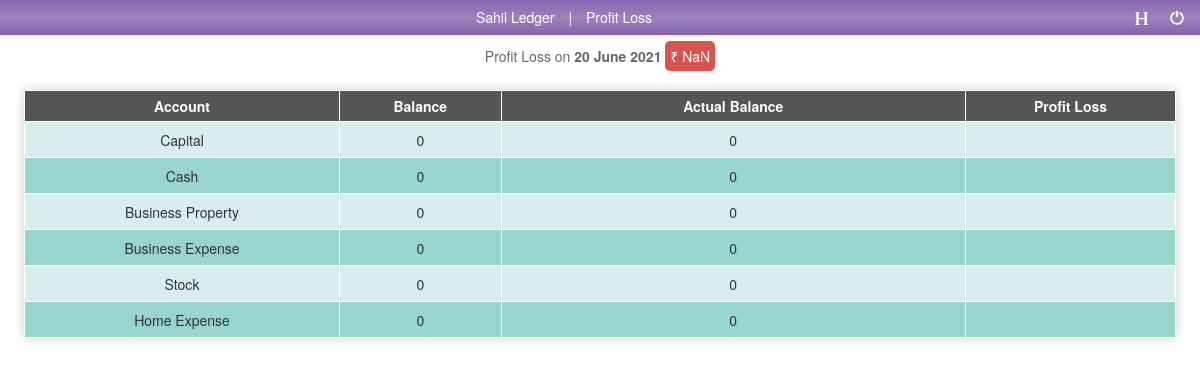
/balance.php (signed in), run on the app's committed database.
### tables this page shows
CREATE TABLE `accounts` (
  `id` int(11) NOT NULL AUTO_INCREMENT,
  `user_id` int(11) NOT NULL,
  `name` varchar(64) NOT NULL,
  `type` varchar(64) NOT NULL,
  `balance` bigint(10) NOT NULL DEFAULT '0',
  PRIMARY KEY (`id`),
  KEY `user_id_idx` (`user_id`),
  CONSTRAINT `user_id` FOREIGN KEY (`user_id`) REFERENCES `users` (`id`) ON DELETE NO ACTION ON UPDATE NO ACTION
);

### services/sessionUtil.php (called while the page is built, shortened)
<?php
include_once "util.php";
function getLoggedInUser($redirect = false) {
    if (isset($_SESSION['userId'])) {
    	$user = array();
    	$user['userId'] = $_SESSION['userId'];
    	$user['userName'] = $_SESSION['userName'];
        return $user;
    } else if ($redirect) {
        return redirect('/login.php');
    }
}
?>

### services/constant.php (called while the page is built)
<?php
$LANG_MAP = array(
	"LEDGER" => array("Ledger", "बही खाता"),
	"PROFIT_LOSS" => array("Profit Loss", "लाभ हानि"),
	"LOGIN" => array("Login", "लॉग इन"),
	"PURCHASE" => array("Purchase", "माल ख़रीदा"),
	"SALE" => array("Sale", "माल बेचा"),
	"DEBIT" => array("Debit", "नाम लिखना"),
	"CREDIT" => array("Credit", "जमा लिखना"),
	"SELECT_USER" => array("Select User", "यूजर चुने"),
	"NEW_ACCOUNT" => array("New Account", "नया खाता"),
	"ACCOUNT_NAME" => array("Name of Account", "खाते का नाम"),
	"ACCOUNT_TYPE" => array("Type of Account", "खाते का प्रकार"),
	"SUBMIT" => array("Submit", "जमा करें"),
	"DESC" => array("Description", "विवरण"),
	"PURCHASE_FROM" => array("Purchase From", "किससे खरीदा"),
	"AMOUNT" => array("Amount", "रकम"),
	"SELL_TO" => array("Sell To", "किसको बेचा"),
	"PAID_TO" => array("Paid To", "किसको रुपए दिए"),
	"PAYMENT_FROM" => array("Payment From", "किससे रुपए लिए"),
	"ACCOUNT" => array("Account", "खाता"),
	"DATE" => array("Date", "तारीख"),
	"BALANCE" => array("Balance", "शेष"),
	"ACTUAL_BALANCE" => array("Actual Balance", "वास्तविक शेष"),
	"UPDATE" => array("Update", "अपडेट"),
	"FROM_ACCOUNT" => array("From Account", "किस खाते से"),
	"TO_ACCOUNT" => array("To Account", "किस खाते में"),
	"DELETE" => array("Delete", "मिटाओ"),
	"CONFIRM_DELETE" => array("Confirm Delete?", "हटाने की पुष्टि करें"),
	"CANCEL" => array("Cancel", "रद्द करें"),
	"TRANSACTION" => array("Transactions", "लेनदेन"),
	"NO_TRANSACTION" => array("No Transactions", "कोई लेनदेन नहीं"),
	"FAC_TRANSACTION" => array("Factory Transactions", "फैक्टरी लेनदेन"),
	"STARTING_CASH" => array("Starting Cash", "शुरू का नकद"),
	"CASH_BALANCE" => array("Cash Balance", "नकदी शेष"),
	"CASH" => array("Cash", "नकद"),
	"FACTORY_EXPENSE" => array("Business Expense", "व्यापार खर्चा"),
	"FACTORY_MALL" => array("Stock", "माल"),
	"FACTORY_PROPERTY" => array("Business Property", "व्यापार संपत्ति"),
	"HOME_EXPENSE" => array("Home Expense", "घर खर्चा"),
	"CAPITAL" => array("Capital", "कैपिटल"),
	"CLIENT" => array("Party", "पार्टी"),
	"PASSWORD" => array("Password", "पासवर्ड")
);
$ACCOUNT_TYPE = array(
	"CLIENT" => "zclient",
	"CASH" => "cash",
	"FACTORY" => "factory",
	"FACTORY_MALL" => "factory_mall",
	"FACTORY_EXPENSE" => "factory_expense",
	"HOME" => "home",
	"CAPITAL" => "capital"
);
?>

### services/util.php (called while the page is built, shortened)
<?php
include_once "constant.php";
function getLangText($key) {
    global $LANG_MAP;
    $lang = 0;
    if (isset($LANG_MAP[$key])) {
        return $LANG_MAP[$key][$lang];
    }
    return $key;
}
?>

### services/mysql.php (called while the page is built, shortened)
<?php
include_once "constant.php";
include_once "util.php";
include_once "sessionUtil.php";
$LOGGED_IN_USER = getLoggedInUser();
function mysqlConn() {
	$servername = "localhost:3306";
	$username = "root";
	$password = "";
	$dbname = "ledger";
	$conn = new mysqli($servername, $username, $password, $dbname);
	mysqli_set_charset($conn,"latin1");
	return $conn;
}
function mysqlQuery($sql) {
	$conn = mysqlConn();
	$result = $conn->query($sql);
	return $result;
}
function getAccounts() {
	global $LOGGED_IN_USER;
	$sql = "SELECT * FROM accounts WHERE user_id = ".$LOGGED_IN_USER['userId']." ORDER BY type, name";
	$accountRows = mysqlQuery($sql);
	$ALL_ACCOUNTS = array();
	while($account = $accountRows->fetch_assoc()) {
		$account['original_name'] = $account['name'];
		$account['name'] = getLangText($account['name']);
		array_push($ALL_ACCOUNTS, $account);
	}
	return $ALL_ACCOUNTS;
}
?>

### services/display.php (the view, shortened to what this page needs)
<?php
include_once "constant.php";
include_once "util.php";
include_once "mysql.php";
function displayAccountBalance($accounts) {
	global $ACCOUNT_TYPE;
	foreach($accounts as $account) {
		$actualBalance = $account['balance'];
		if ($account['type'] == $ACCOUNT_TYPE['FACTORY_EXPENSE']) {
			$actualBalance = 0;
		}
		echo '<tr class="account-row"><td>'.$account['name'].'</td><td class="account-balance">'.$account['balance'].'</td><td class="editable"><input type="text" class="account-actualbalance" value="'.$actualBalance.'"/></td><td class="account-profitloss"></td></tr>';
	}
}
?>

### balance.php (shortened to what this page needs)
<?php
include_once "services/constant.php";
include_once "services/util.php";
include_once "services/sessionUtil.php";
include_once "services/mysql.php";
include_once "services/display.php";
$user = getLoggedInUser(true);
$accounts = getAccounts();
?>
<!DOCTYPE html>
<html lang="en">
<head>
<?php include('includes/header.php'); ?>
</head>
<body>
	<section class="page-header">
		<h5>
			<a href="/"><?php echo $user['userName'].' '.getLangText("LEDGER"); ?></a> | <a class="active" href="/balance.php"><?php echo getLangText("PROFIT_LOSS"); ?></a>
			<span class="header-menu" data-cookie="PHPSESSID" data-reload="true" data-removecookie="true"><span class="glyphicon glyphicon-off collapsed"></span></span>
			<span class="header-menu" data-cookie="hindi" data-reload="true"><span id="hindiButton" class="glyphicon glyphicon-header collapsed"></span></span>
		</h5>
	</section>
	<section>
		<div class="txns">
			<div class="txns-heading">
				<?php
					echo getLangText('PROFIT_LOSS')." on <strong>".date_format(date_create(), "j F Y")."</strong> <span class='totalprofitloss balance'></span>";
				?>
			</div>
			<table class="accounts">
				<tr><th><?php echo getLangText('ACCOUNT'); ?></th><th><?php echo getLangText('BALANCE'); ?></th><th><?php echo getLangText('ACTUAL_BALANCE'); ?></th><th><?php echo getLangText('PROFIT_LOSS'); ?></th></tr>
				<?php displayAccountBalance($accounts); ?>
			</table>
		</div>
	</section>
</body>
</html>

### includes/header.php (shortened to what this page needs)
<link rel="stylesheet" href="https://maxcdn.bootstrapcdn.com/bootstrap/3.3.7/css/bootstrap.min.css">
<link rel="stylesheet" href="css/style.css?v14">

### css/style.css (style rules this page uses)
body { color: #666; outline: none; }
input, select { height: 35px; padding: 8px; margin: 0 4% 10px 4%; border-radius: 3px; border: 1px solid #ccc; width: 92%; background-color: #f5f5f5; outline: none; }
table { margin: 2%; width: 96%; box-shadow: 0px 0px 10px rgba(0, 0, 0, 0.2); }
table td,th { text-align: center; padding: 5px; color: #333; border: 1px solid white; }
table th { background-color: #555; color: #FFF; }
table tr:nth-child(even) { background-color: rgba(123, 198, 191, 0.3); }
table tr:nth-child(odd) { background-color: rgba(0, 150, 136, 0.4); }
table td.editable { padding: 0px; }
.balance { color: white; padding: 5px; border-radius: 5px; background: #d9534f; }
.page-header { background: linear-gradient(#8764ac, #9f82bd, #8764ac); color: #fff; margin: 0px; padding: 0px; }
.page-header h5 { margin: 0px; text-align: center; vertical-align: middle; line-height: 35px; font-weight: 300; }
.page-header a { text-decoration: none; color: #FFF; padding: 10px; }
.page-header a.active { font-weight: 500; pointer-events: none; }
.page-header .glyphicon { float: right; margin-right: 10px; cursor: pointer; padding: 6px; background: #5d4a80; border-radius: 5px; margin-top: 4px; transition: 0.5s; }
.page-header .glyphicon.collapsed { background: none; }
.txns { margin-bottom: 10px; width: 100%; }
.txns-heading { margin: 10px; text-align: center; }
.accounts input { margin: 0px; border: 0px; width: 100%; text-align: center; border-radius: 0px; background-color: inherit; }

### data on the page
accounts: name "Capital", balance "0"
accounts: name "Cash", balance "0"
accounts: name "Business Property", balance "0"
accounts: name "Business Expense", balance "0", type "0"
accounts: name "Stock", balance "0"
accounts: name "Home Expense", balance "0"

### other printed values
$user['userName'] "Sahil"
getLangText("LEDGER") "Ledger"
getLangText("PROFIT_LOSS") "Profit Loss"
getLangText('PROFIT_LOSS') "Profit Loss"
date_format(date_create(), "j F Y") "20 June 2021"
getLangText('ACCOUNT') "Account"
getLangText('BALANCE') "Balance"
getLangText('ACTUAL_BALANCE') "Actual Balance"
